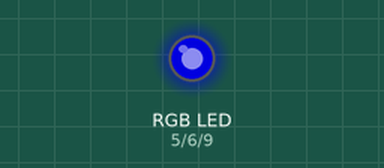
A sketch run on a simulated Arduino Uno, built with avr-gcc and run on an emulated ATmega328P. On the bench: an RGB LED mixed from three pins (HIGH = lit). Dim RGB values are drawn brighter than linear.

Above: at 0.1 s.
Timing chart, 0 to 1.6 s (numbered marks = the images above):
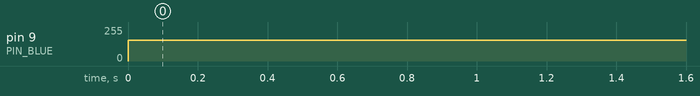

The sketch:

sketch_jan29a.ino
```cpp
const int PIN_RED   = 5;
const int PIN_GREEN = 6;
const int PIN_BLUE  = 9;

void setup() {
  pinMode(PIN_RED,   OUTPUT);
  pinMode(PIN_GREEN, OUTPUT);
  pinMode(PIN_BLUE,  OUTPUT);

}

void loop() {
  analogWrite(PIN_RED,   0);
  analogWrite(PIN_GREEN, 0);
  analogWrite(PIN_BLUE,  157);

}
```

Measured:
- by itself, pin 9 (PIN_BLUE): 0/255 → 157/255 at 0.00 s
